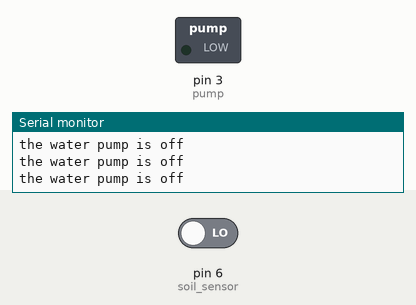
Simulated run of this sketch. Board: Arduino Uno, built with avr-gcc and run on an emulated ATmega328P. Shown: switched loads named in the sketch (green lamp = pin HIGH), the last lines printed to the serial monitor. The inputs (shaded band) are chosen by the test bench; at power-on: pin 6 (soil_sensor) LOW.

Above: at 8.8 s.
8.9 s: pin 6 (soil_sensor) driven HIGH
At 12.5 s:
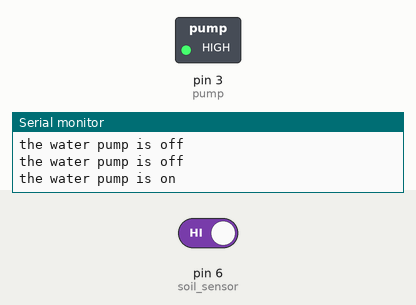
13.9 s: pin 6 (soil_sensor) driven LOW
At 16.8 s:
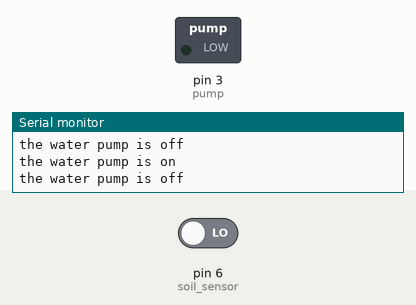
Timing chart, 0 to 18.3 s (numbered marks = the images above; inputs shaded):
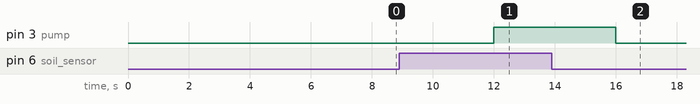

Measured:
- after the input at 8.9 s, pin 3 (pump): LOW → HIGH after 3.1 s
- after the input at 13.9 s, pin 3 (pump): HIGH → LOW after 2.1 s

The sketch:

Automatic_Plant_Watering_System.ino
```cpp
const int pump =3;
const int soil_sensor =6;
int water;
void setup() {
  pinMode(pump,OUTPUT); //output pin for relay board, this will sent signal to the relay
  pinMode(soil_sensor,INPUT); //input pin coming from soil sensor
  Serial.begin(9600);
}

void loop() {
  water = digitalRead(soil_sensor);  // reading the coming signal from the soil sensor
  if(water == HIGH) // if water level is full then cut the relay
  {
  digitalWrite(pump,HIGH); // low is to cut the relay
  Serial.println("the water pump is on");
  }
  else
  {
  digitalWrite(pump,LOW); //high to continue proving signal and water supply
  Serial.println("the water pump is off");
  }
  delay(4000);
}
```
